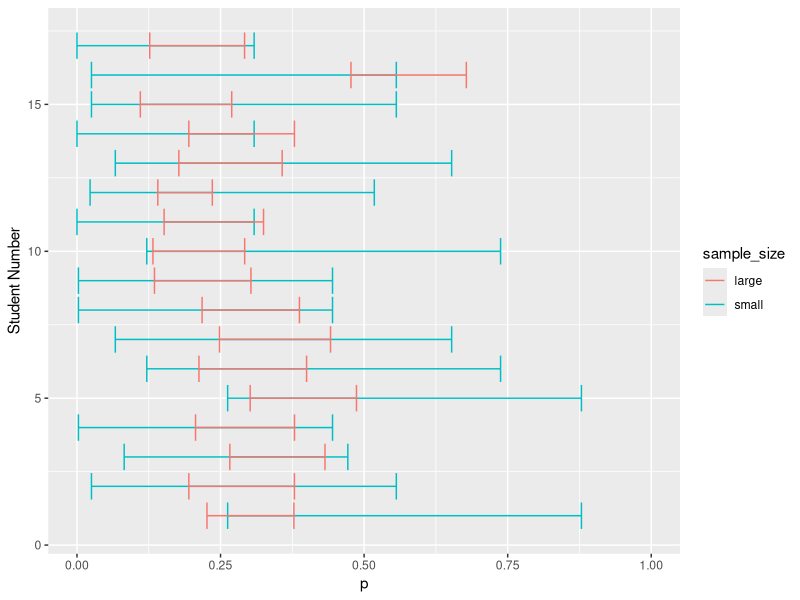
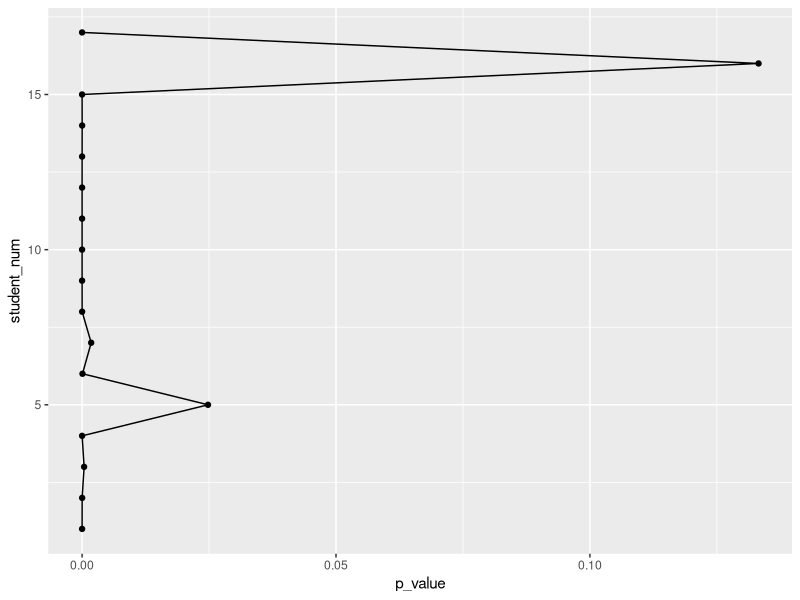

R code for these plots, in order:
## ---- chunk 1
knitr::opts_chunk$set(echo = FALSE)
require(ggplot2)
require(dplyr)
require(tidyr)
require(readr)
## ---- chunk 2
results_small_sample <- data.frame(
  x = c(6, 2, 5, 1, 6, 4, 3, 1, 1, 4, 0, 2, 3, 0, 2, 2, 0),
  n = c(10, 10, 21, 10, 10, 10, 10, 10, 10, 10, 10, 11, 10, 10, 10, 10, 10)
)

results_small_sample

results_large_sample <- data.frame(
  x = c(45, 28, 47, 33, 45, 30, 34, 36, 21, 22, 23, 51, 26, 28, 18, 58, 20),
  n = c(151, 100, 136, 115, 115, 100, 100, 121, 100, 108, 100, 276, 100, 100, 100, 100, 100)
)

results_large_sample
## ---- chunk 3
binom.test(x = 2, n = 10, p = 0.16)
## ---- chunk 4
binom.test(x = 33, n = 100, p = 0.16)
## ---- chunk 5
ci_results <- bind_rows(
  data.frame(
    student_num = seq_len(nrow(results_small_sample)),
    x = results_small_sample$x,
    n = results_small_sample$n,
    p_hat = results_small_sample$x / results_small_sample$n,
    ci_lb = sapply(seq_len(nrow(results_small_sample)), function(i) {
      binom.test(
        x = results_small_sample$x[i],
        n = results_small_sample$n[i])$conf.int[1]
    }),
    ci_ub = sapply(seq_len(nrow(results_small_sample)), function(i) {
      binom.test(
        x = results_small_sample$x[i],
        n = results_small_sample$n[i])$conf.int[2]
    }),
    sample_size = "small"
  ),
  data.frame(
    student_num = seq_len(nrow(results_large_sample)),
    x = results_large_sample$x,
    n = results_large_sample$n,
    p_hat = results_small_sample$x / results_small_sample$n,
    ci_lb = sapply(seq_len(nrow(results_large_sample)), function(i) {
      binom.test(
        x = results_large_sample$x[i],
        n = results_large_sample$n[i])$conf.int[1]
    }),
    ci_ub = sapply(seq_len(nrow(results_large_sample)), function(i) {
      binom.test(
        x = results_large_sample$x[i],
        n = results_large_sample$n[i])$conf.int[2]
    }),
    sample_size = "large"
  )
)
## ---- chunk 6
head(ci_results)
## ---- chunk 7
ggplot(data = ci_results,
  mapping = aes(xmin = ci_lb, xmax = ci_ub, x = p_hat, y = student_num, color = sample_size)) +
  geom_errorbarh() +
  xlim(c(0, 1)) +
  xlab("p") +
  ylab("Student Number")
## ---- chunk 8
htest_results <- data.frame(
  student_num = seq_len(nrow(results_large_sample)),
  x = results_large_sample$x,
  n = results_large_sample$n,
  p_hat = results_large_sample$x / results_large_sample$n,
  p_value = sapply(seq_len(nrow(results_large_sample)), function(i) {
    binom.test(
      x = results_large_sample$x[i],
      n = results_large_sample$n[i])$p.value
  }),
  sample_size = "large"
)
## ---- chunk 9
htest_results
## ---- chunk 10
ggplot(data = htest_results, mapping = aes(x = p_value, y = student_num)) + 
  geom_path() +
  geom_point()
